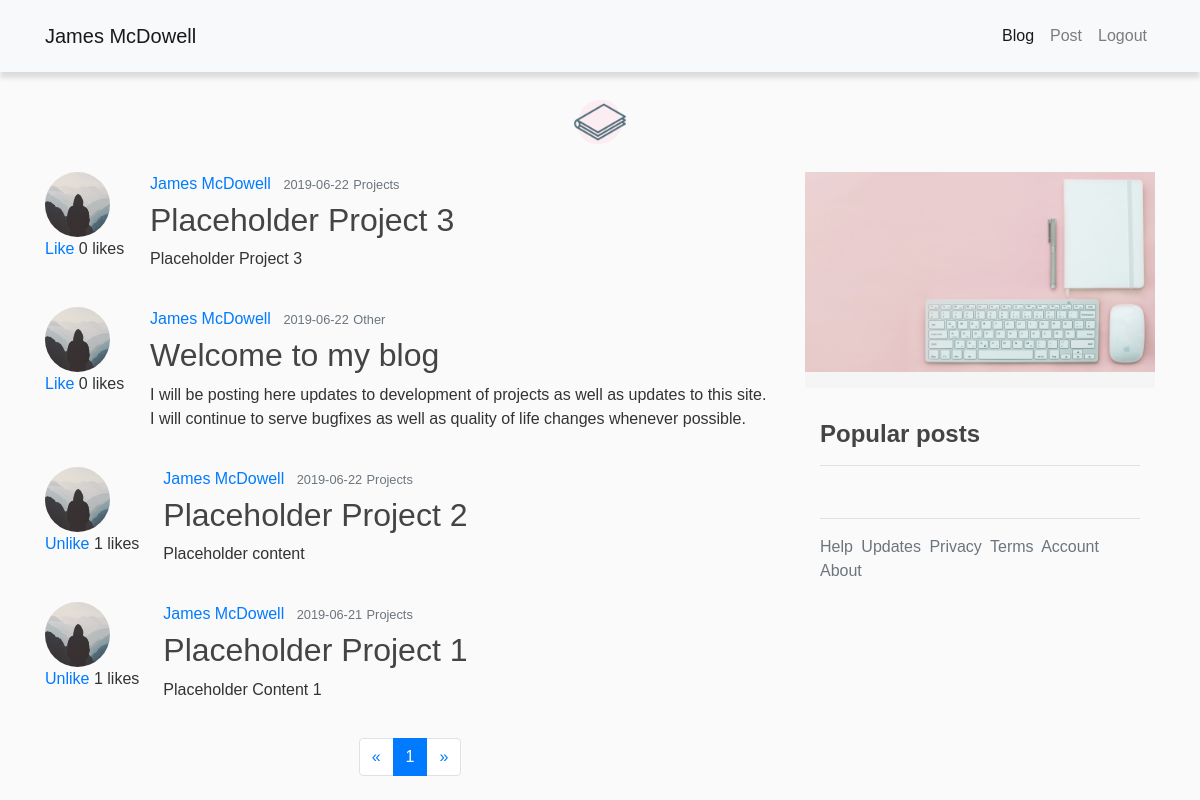
/blog/recent (signed in), run on the app's committed database.
### flaskblog/models.py (models this page shows, shortened)
class Post(db.Model):
    id = db.Column(db.Integer, primary_key=True)
    title = db.Column(db.String(100), nullable=False)
    date_posted = db.Column(db.DateTime, nullable=False, default=datetime.utcnow)
    content = db.Column(db.Text, nullable=False)
    image_file = db.Column(db.String(20), nullable=False, default='default.jpg')
    user_id = db.Column(db.Integer, db.ForeignKey('user.id'), nullable=False)
    likes = db.relationship('PostLike', backref='post', lazy='dynamic')
    cat_id = db.Column(db.Integer, db.ForeignKey('cat.id'), nullable=False)

class User(UserMixin, db.Model):
    id = db.Column(db.Integer, primary_key=True)
    username = db.Column(db.String(20), unique=True, nullable=False)
    email = db.Column(db.String(120), unique=True, nullable=False)
    image_file = db.Column(db.String(20), nullable=False, default='default.jpg')
    password = db.Column(db.String(60), nullable=False)
    posts = db.relationship('Post', backref='author', lazy=True)
    liked = db.relationship(
        'PostLike',
        foreign_keys='PostLike.user_id',
        backref='user', lazy='dynamic')
    def has_liked_post(self, post):
        return PostLike.query.filter(
            PostLike.user_id == self.id,
            PostLike.liked_id == post.user_id,
            PostLike.post_id == post.id).count() > 0

class Cat(db.Model):
    id = db.Column(db.Integer, primary_key=True)
    title = db.Column(db.String(30), nullable=False)
    posts = db.relationship('Post', backref='categ', lazy=True)
    category_image = db.Column(db.String(20), nullable=False, default='other.jpg')

### flaskblog/main/routes.py (the view)
@main.route('/blog/recent')
def blogs():
    page = request.args.get('page', 1, type=int)
    posts = Post.query.order_by(Post.date_posted.desc()).paginate(page=page, per_page=5)
    return render_template('blogs.html', posts=posts)

### flaskblog/models.py (called while the page is built)
@login_manager.user_loader
def load_user(user_id):
    return User.query.get(int(user_id))

### flaskblog/templates/blogs.html (shortened to what this page needs)
{% extends "layout.html" %}
{% block content %}
    {% for post in posts.items %}
        <article class="media content-section">
          <ul class="list-unstyled mr-4">
            <li>
                <a href="{{ url_for('users.user_profile', username=post.author.username) }}"><img class="rounded-circle article-img" src="{{ url_for('static', filename='profile_pics/' + post.author.image_file) }}"></a>
            </li>
            <li>
                {% if current_user.is_authenticated %}
                    {% if current_user.has_liked_post(post) %}
                        <a href="{{ url_for('posts.like_action', post_id=post.id, action='unlike') }}">Unlike</a>
                      {% else %}
                        <a href="{{ url_for('posts.like_action', post_id=post.id, action='like') }}">Like</a>
                      {% endif %}
                    {{ post.likes.count() }} likes
                {% else %}
                    {{ post.likes.count() }} likes
                {% endif %}
            </li>
          </ul>
          <div class="media-body">
            <div class="article-metadata">
              <a class="mr-2" href="{{ url_for('users.user_posts', username=post.author.username) }}">{{ post.author.username }}</a>
              <small class="text-muted">{{ post.date_posted.strftime('%Y-%m-%d') }}</small>
              <small class="text-muted">{{ post.categ.title }}</small>
            </div>
            <h2><a class="article-title" href="{{ url_for('posts.post', post_id=post.id) }}">{{ post.title }}</a></h2>
            <p class="article-content">{{ post.content|striptags }}</p>
          </div>
        </article>
    {% endfor %}
    <nav aria-label="Page navigation example">
      <ul class="pagination justify-content-center">
        <li class="page-item">
          <a class="page-link" href="{{  url_for('main.blogs', page=1)}}" aria-label="Previous">
            <span aria-hidden="true">&laquo;</span>
          </a>
        </li>
        {% for page_num in posts.iter_pages(left_edge=1, right_edge=1, left_current=1, right_current=2) %}
            {% if page_num  %}
                {% if posts.page == page_num  %}
                    <li class="page-item active"><a class="page-link" href="{{  url_for('main.blogs', page=page_num)}}">{{ page_num }}</a>
                {% else %}
                    <li class="page-item"><a class="page-link" href="{{  url_for('main.blogs', page=page_num)}}">{{ page_num }}</a>
                {% endif %}
            {% else %}
                ...
            {% endif %}
        {% endfor %}
        <li class="page-item">
          <a class="page-link" href="#" aria-label="Next">
            <span aria-hidden="true">&raquo;</span>
          </a>
        </li>
      </ul>
    </nav>
{% endblock content %}

### flaskblog/static/format.css (style rules this page uses)
img { max-width: 100%; height: auto; }

### flaskblog/static/main.css (style rules this page uses)
body { background: #fafafa; color: #333333; margin-top: 4.5rem; }
h1, h2, h3, h4, h5, h6 { color: #444444; }
.content-section { background: #fafafa; border-radius: 3px; margin-bottom: 20px; }
.article-title { color: #444444; }
.article-content { white-space: pre-line; }
.article-img { height: 65px; width: 65px; margin-right: 16px; }
.article-metadata { padding-bottom: 1px; margin-bottom: 4px; }

### data on the page
Post: image_file (placeholder picture), likes.count "0", author.username "James McDowell", date_posted "2019-06-22", categ "Projects", title "Placeholder Project 3", content "Placeholder Project 3"
Post: image_file (placeholder picture), likes.count "0", author.username "James McDowell", date_posted "2019-06-22", categ "Other", title "Welcome to my blog", content "I will be posting here updates to development of projects as well as updates to this site. I will continue to serve bugfixes as well as quality of life changes whenever possible."
Post: image_file (placeholder picture), likes.count "1", author.username "James McDowell", date_posted "2019-06-22", categ "Projects", title "Placeholder Project 2", content "Placeholder content"
Post: image_file (placeholder picture), likes.count "1", author.username "James McDowell", date_posted "2019-06-21", categ "Projects", title "Placeholder Project 1", content "Placeholder Content 1"

### other printed values
{{ page_num }} "1"
